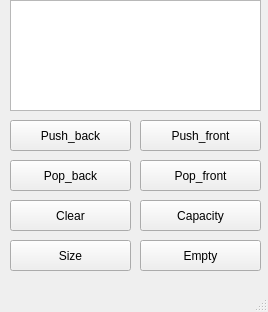
<?xml version="1.0" encoding="UTF-8"?>
<ui version="4.0">
 <class>MainWindow</class>
 <widget class="QMainWindow" name="MainWindow">
  <property name="geometry">
   <rect>
    <x>0</x>
    <y>0</y>
    <width>268</width>
    <height>312</height>
   </rect>
  </property>
  <property name="windowTitle">
   <string>MainWindow</string>
  </property>
  <widget class="QWidget" name="centralwidget">
   <widget class="QTextBrowser" name="textBrowser">
    <property name="geometry">
     <rect>
      <x>10</x>
      <y>0</y>
      <width>251</width>
      <height>111</height>
     </rect>
    </property>
   </widget>
   <widget class="QPushButton" name="pushButton">
    <property name="geometry">
     <rect>
      <x>10</x>
      <y>120</y>
      <width>121</width>
      <height>31</height>
     </rect>
    </property>
    <property name="text">
     <string>Push_back</string>
    </property>
   </widget>
   <widget class="QPushButton" name="pushButton_2">
    <property name="geometry">
     <rect>
      <x>140</x>
      <y>120</y>
      <width>121</width>
      <height>31</height>
     </rect>
    </property>
    <property name="text">
     <string>Push_front</string>
    </property>
   </widget>
   <widget class="QPushButton" name="pushButton_3">
    <property name="geometry">
     <rect>
      <x>10</x>
      <y>160</y>
      <width>121</width>
      <height>31</height>
     </rect>
    </property>
    <property name="text">
     <string>Pop_back</string>
    </property>
   </widget>
   <widget class="QPushButton" name="pushButton_4">
    <property name="geometry">
     <rect>
      <x>140</x>
      <y>160</y>
      <width>121</width>
      <height>31</height>
     </rect>
    </property>
    <property name="text">
     <string>Pop_front</string>
    </property>
   </widget>
   <widget class="QPushButton" name="pushButton_5">
    <property name="geometry">
     <rect>
      <x>10</x>
      <y>200</y>
      <width>121</width>
      <height>31</height>
     </rect>
    </property>
    <property name="text">
     <string>Clear</string>
    </property>
   </widget>
   <widget class="QPushButton" name="pushButton_6">
    <property name="geometry">
     <rect>
      <x>140</x>
      <y>200</y>
      <width>121</width>
      <height>31</height>
     </rect>
    </property>
    <property name="text">
     <string>Capacity</string>
    </property>
   </widget>
   <widget class="QPushButton" name="pushButton_7">
    <property name="geometry">
     <rect>
      <x>10</x>
      <y>240</y>
      <width>121</width>
      <height>31</height>
     </rect>
    </property>
    <property name="text">
     <string>Size</string>
    </property>
   </widget>
   <widget class="QPushButton" name="pushButton_8">
    <property name="geometry">
     <rect>
      <x>140</x>
      <y>240</y>
      <width>121</width>
      <height>31</height>
     </rect>
    </property>
    <property name="text">
     <string>Empty</string>
    </property>
   </widget>
  </widget>
  <widget class="QMenuBar" name="menubar">
   <property name="geometry">
    <rect>
     <x>0</x>
     <y>0</y>
     <width>268</width>
     <height>17</height>
    </rect>
   </property>
  </widget>
  <widget class="QStatusBar" name="statusbar"/>
 </widget>
 <resources/>
 <connections/>
</ui>
